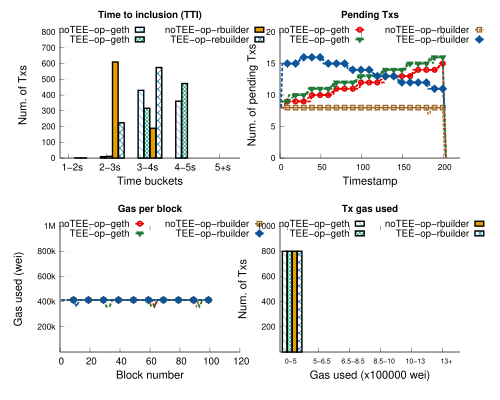

This chart was generated by the following gnuplot code:
# 
# Author: Peterson Yuhala
#

#set term postscript size 3.3in,2.8in linewidth 1 color eps enhanced 22
set term postscript size 5in,4in linewidth 1 color eps enhanced 22
#call "common.gnuplot" "3.4in, 3.9in"
set encoding utf8

set output "pbs_builders_erc20.eps"
set datafile separator comma

load "styles.inc"
load "common.gnuplot" 
load "linetypes.gnuplot"

## Variables
COEFF = 1000  # how much we multiply values; in this case we are changin seconds to milli seconds


mp_startx=0.12
mp_starty=0.08
mp_height=0.80
mp_rowgap=0.17
mp_colgap=0.08
mp_width=0.80      


font_size = 14
label_size = 18

eval mpSetup(2,2)

set ytics nomirror
set grid y
set ytics font ",12"


eval mpNext
# --- GRAPH a (top left)


set title "Time to inclusion (TTI)" font "Helvetica-bold,14" #offset 0,-0.2

set ylabel "Num. of Txs" font ",16"  offset 2.5,0
set xlabel "Time buckets" font ",16"
set xtics font ",14"


set xtics("1-2s" 0, "2-3s" 1, "3-4s" 2, "4-5s" 3, "5+s" 4) font ",14"
#set xtics rotate by 60

set style fill solid border -1
set boxwidth 0.15
set xtics offset 0.4,0.4,0
set ytics offset 0.5,0,0
set xlabel offset 0,1,0

dx=0.08
#set offset 25, -0.5, 0, 0 #left,right,top,bottom

#set xrange[0:400]
set yrange [0:800]

#set key samplen 1 font ",14" at graph 0.5,0.95
#set key maxrows 1 samplen 0.5 width -2 invert center at graph 1.1,1.125 font ",12"
#set key samplen 1 font ",14" at graph 0.5,0.95

set key samplen 0.75 maxrows 2 at graph 0.5, 0.98 center font ",14"



plot 'data/erc20/pbs_notee_op-geth-erc20_tti.csv' u ($1-dx):3 t "noTEE-op-geth" with boxes ls 1 lc rgb C2 fillstyle pattern 4, \
    'data/erc20/pbs_tee_op-geth_erc20_tti.csv' u ($1+dx):3 t "TEE-op-geth"  with boxes ls 1 lc rgb C3 fillstyle pattern 2, \
    'data/erc20/pbs_notee_op-rbuilder-erc20_tti.csv' u ($1+3*dx):3 t "noTEE-op-rbuilder"  with boxes ls 1 lc rgb C1 fillstyle pattern 3, \
    'data/erc20/pbs_tee_op-rbuilder_erc20_tti.csv' u ($1+5*dx):3 t "TEE-op-rebuilder"  with boxes ls 1 lc rgb C5 fillstyle pattern 9
     
unset xtics
eval mpNext
# --- GRAPH b (top right)
set xrange[0:220]


set yrange [0:20]
set title "Pending Txs" font "Helvetica-bold,14" #offset 0,-0.2

set ylabel "Num. of pending Txs" font ",16"  offset 2.5,0
set xlabel "Timestamp" font ",16" 
set xtics offset 0,0.4,0 font ",12"


#set key samplen 1 maxrows 1 center top outside at graph 0.5, 1.0 font ",14"

plot 'data/erc20/pbs_notee_op-geth-erc20_pending_tx.csv' u 1:3 every 2  w l ls 2006 notitle, \
      '' u 1:3 every 10 t "noTEE-op-geth" w lp ls 2006, \
     'data/erc20/pbs_tee_op-geth_erc20_pending_tx.csv' u 1:3 every 2  w l ls 2007 notitle, \
     '' u 1:3 every 10 t "TEE-op-geth" w lp ls 2007, \
     'data/erc20/pbs_notee_op-rbuilder-erc20_pending_tx.csv' u 1:3 every 2 w l ls 22004 notitle, \
     '' u 1:3 every 10 t "noTEE-op-rbuilder" w lp ls 22004, \
     'data/erc20/pbs_tee_op-rbuilder_erc20_pending_tx.csv' u 1:3 every 2 w l ls 22001 notitle, \
        '' u 1:3 every 10 t "TEE-op-rbuilder" w lp ls 22001

unset xrange
eval mpNext
# --- GRAPH bottom left

set title "Gas per block" font "Helvetica-bold,14" 
set xlabel "Block number" font ",16"
set xtics font ",14"

set style fill solid border -1



#unset key 
set ylabel "Gas used (wei)" font ",16"  offset 2,0
#set key samplen 1 maxrows 1 center top outside at graph 0.5, 1.0 font ",14"
set yrange [0:1000000]
set xrange [0:120]
# Gas per block for erc20 bench is much higher than erc20 and uniswap
set ytics("200k" 200000, "400k" 400000, "600k" 600000, "800k" 800000, "1M" 1000000) font ",12"
#set ytics("2M" 2000000, "4M" 4000000, "6M" 6000000, "8M" 8000000, "10M" 10000000, "12M" 12000000, "14M" 14000000, "16M" 16000000, "18M" 18000000, "20M" 20000000) font ",12"


plot 'data/erc20/pbs_notee_op-geth-erc20_gas_per_block.csv' u 1:3 every 2  w l ls 2006 notitle, \
      '' u 1:3 every 10 t "noTEE-op-geth" w lp ls 2006, \
     'data/erc20/pbs_tee_op-geth_erc20_gas_per_block.csv' u 1:3 every 2  w l ls 2007 notitle, \
     '' u 1:3 every 10 t "TEE-op-geth" w lp ls 2007, \
     'data/erc20/pbs_notee_op-rbuilder-erc20_gas_per_block.csv' u 1:3 every 2 w l ls 22004 notitle, \
     '' u 1:3 every 10 t "noTEE-op-rbuilder" w lp ls 22004, \
     'data/erc20/pbs_tee_op-rbuilder_erc20_gas_per_block.csv' u 1:3 every 2 w l ls 22001 notitle, \
        '' u 1:3 every 10 t "TEE-op-rbuilder" w lp ls 22001
     

eval mpNext
# --- GRAPH: bottom right
set yrange [0:1000]
unset xrange

set style fill solid border -1
set boxwidth 0.15
set xtics offset 0.4,0.4,0
set ytics offset 0.5,0,0
set xlabel offset 0,1,0


#set xtics("0-500k" 0, "500k-650k" 1, "650k-850k" 2, "850k-1M" 3, "1M-1.3M" 4, "1.3M+" 5) offset 0,0.3,0 font ",10"
set xtics("0-5" 0, "5-6.5" 1, "6.5-8.5" 2, "8.5-10" 3, "10-13" 4, "13+" 5 ) font ",10"
#set xtics rotate by 45
#set xrange [-0.7:10]



set ytics("200" 200, "400" 400, "600" 600, "800" 800, "1000" 1000) font ",12"

set title "Tx gas used" font "Helvetica-bold,14" #offset 0,-0.2

set ylabel "Num. of Txs" font ",16"  offset 2.5,0
set xlabel "Gas used (x100000 wei)" font ",16"
dx=0.08

#set label "min = 1μs" at graph 0.6,0.9 font ",16"
#set label "avg = 2^{48}μs" at graph 0.6,0.78 font ",16"
#set label "max = 2^{64}-1μs" at graph 0.6,0.65 font ",16"

#set key samplen 1 maxrows 1 center top outside at graph 0.5, 1.0 font ",14"

plot 'data/erc20/pbs_notee_op-geth-erc20_tx_gas_used.csv' u ($1-dx):3 t "noTEE-op-geth" with boxes ls 1 lc rgb C2 fillstyle pattern 4, \
     'data/erc20/pbs_tee_op-geth_erc20_tx_gas_used.csv' u ($1+dx):3 t "TEE-op-geth" with boxes ls 1 lc rgb C3 fillstyle pattern 2, \
     'data/erc20/pbs_notee_op-rbuilder-erc20_tx_gas_used.csv' u ($1+3*dx):3 t "noTEE-op-rbuilder"  with boxes ls 1 lc rgb C1 fillstyle pattern 3, \
     'data/erc20/pbs_tee_op-rbuilder_erc20_tx_gas_used.csv' u ($1+5*dx):3 t "TEE-op-rbuilder"  with boxes ls 1 lc rgb C5 fillstyle pattern 9

     
!epstopdf "pbs_builders_erc20.eps"
!rm "pbs_builders_erc20.eps"
quit
